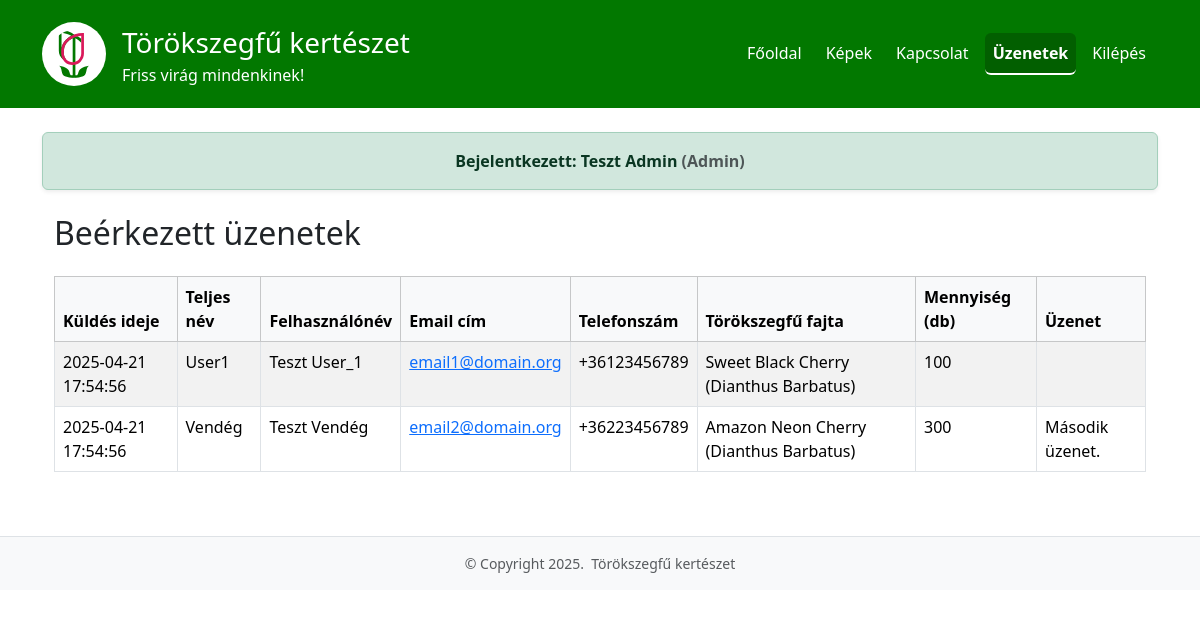
/uzenetek (signed in), run on the app's committed database.
### tables this page shows
CREATE TABLE `uzenetek` (
  `id` int(10) unsigned NOT NULL AUTO_INCREMENT,
  `felhasznalo` varchar(12),
  `nev` varchar(45) NOT NULL,
  `email` varchar(45) NOT NULL,
  `telefon` varchar(45) NOT NULL,
  `fajta` varchar(100) NOT NULL,
  `mennyiseg` int(10) unsigned NOT NULL,
  `uzenet` text,
  `kuldes_ideje` DATETIME NOT NULL DEFAULT CURRENT_TIMESTAMP,
  PRIMARY KEY (`id`)
);

### src/index.php (called while the page is built)
<?php
	include('./includes/config.inc.php');
	$oldal = $_SERVER['QUERY_STRING'];
	if ($oldal!="") {
		if (isset($APP_CONFIG['oldalak'][$oldal]) && file_exists("./templates/pages/{$APP_CONFIG['oldalak'][$oldal]['fajl']}.tpl.php")) {
			$keres = $APP_CONFIG['oldalak'][$oldal];
		}
		else {
			$keres = $APP_CONFIG['hiba_oldal'];
			header("HTTP/1.0 404 Not Found");
		}
	}
	else $keres = $APP_CONFIG['oldalak']['/'];
	include('./templates/index.tpl.php');
?>

### src/includes/config.inc.php (called while the page is built)
<?php
$dev_env = getenv('DEV_ENVIRONMENT') === 'true';
$APP_CONFIG = [
	'db' => $dev_env
		? [
			'dsn' => 'mysql:host=mariadb;dbname=lanti_adatb1;charset=utf8mb4',
			'user' => 'root',
			'pass' => 'secret'
		]
		: [
			'dsn' => 'mysql:host=localhost;dbname=lanti_adatb1;charset=utf8mb4',
			'user' => 'lanti_adatb1',
			'pass' => 'webprog1'
		],
	'sitename' => [
		'cim' => 'Törökszegfű kertészet',
		'motto' => 'Friss virág mindenkinek!'
	],
	'logo' => [
		'kepforras' => 'logo.svg',
		'kepalt' => 'Cégünk logója'
	],
	'oldalak' => [
		'/' => array('fajl' => 'fooldal', 'szoveg' => 'Főoldal', 'menun' => array(1,1)),
		'kepek' => array('fajl' => 'kepek', 'szoveg' => 'Képek', 'menun' => array(1,1)),
		'kapcsolat' => array('fajl' => 'kapcsolat', 'szoveg' => 'Kapcsolat', 'menun' => array(1,1)),
		'uzenetek' => array('fajl' => 'uzenetek', 'szoveg' => 'Üzenetek', 'menun' => array(0,1)),
		'belepes' => array('fajl' => 'belepes', 'szoveg' => 'Belépés', 'menun' => array(1,0)),
		'belep' => array('fajl' => 'belep', 'szoveg' => '', 'menun' => array(0,0)),
		'regisztral' => array('fajl' => 'regisztral', 'szoveg' => '', 'menun' => array(0,0)),
		'kilepes' => array('fajl' => 'kilepes', 'szoveg' => 'Kilépés', 'menun' => array(0,1))
	],
	'hiba_oldal' => array ('fajl' => '404', 'szoveg' => 'A keresett oldal nem található!')
];
?>

### src/templates/pages/uzenetek.tpl.php (the view)
<?php
if (isset($_SESSION['login']) && isset($_SESSION['role'])) {
    $uzenetek = [];
    try {
        $dbh = new PDO(
            $APP_CONFIG['db']['dsn'],
            $APP_CONFIG['db']['user'],
            $APP_CONFIG['db']['pass'],
            array(PDO::ATTR_ERRMODE => PDO::ERRMODE_EXCEPTION)
        );
        $dbh->query('SET NAMES utf8mb4 COLLATE utf8mb4_unicode_ci');
        if ($_SESSION['role'] === 'admin') {
            $sth = $dbh->query("SELECT * FROM uzenetek ORDER BY kuldes_ideje DESC");
        } else {
            $sth = $dbh->prepare("SELECT * FROM uzenetek WHERE felhasznalo = :felhasznalo ORDER BY kuldes_ideje DESC");
            $sth->execute([':felhasznalo' => $_SESSION['login']]);
        }
        while ($row = $sth->fetch(PDO::FETCH_ASSOC)) {
            $uzenetek[] = $row;
        }
    } catch (PDOException $e) {
        $uzenet = "Hiba: " . $e->getMessage();
    }
} else {
    header("Location: .");
}
?>
<div class="container">
	<div class="row">
		<?php if (isset($_SESSION['login'])): ?>
			<h2 class="mb-4">Beérkezett üzenetek</h2>
			<?php if (empty($uzenetek)): ?>
				<div class="alert alert-info">Még nem érkezett üzenet.</div>
			<?php else: ?>
				<div class="table-responsive">
					<table class="table table-striped table-bordered">
						<thead class="table-light">
							<tr>
								<th>Küldés ideje</th>
								<th>Teljes név</th>
								<th>Felhasználónév</th>
								<th>Email cím</th>
								<th>Telefonszám</th>
								<th>Törökszegfű fajta</th>
								<th>Mennyiség (db)</th>
								<th>Üzenet</th>
							</tr>
						</thead>
						<tbody>
							<?php foreach ($uzenetek as $uz): ?>
								<tr>
									<td><?= htmlspecialchars($uz['kuldes_ideje']) ?></td>
									<td><?= $uz['felhasznalo'] ?? 'Vendég' ?></td>
									<td><?= htmlspecialchars($uz['nev']) ?></td>
									<td><a href="mailto:<?= htmlspecialchars($uz['email']) ?>"><?= htmlspecialchars($uz['email']) ?></a></td>
									<td><?= htmlspecialchars($uz['telefon']) ?></td>
									<td><?= htmlspecialchars($uz['fajta']) ?></td>
									<td><?= htmlspecialchars($uz['mennyiseg']) ?></td>
									<td><?= nl2br(htmlspecialchars($uz['uzenet'])) ?></td>
								</tr>
							<?php endforeach; ?>
						</tbody>
					</table>
				</div>
			<?php endif; ?>
		<?php else: ?>
			<div class="alert alert-info text-center fw-bold shadow-sm">
				Az üzenetek olvasása csak bejelentkezett felhasználók számára elérhető.
			</div>
		<?php endif; ?>
	</div>
</div>

### src/templates/index.tpl.php (shortened to what this page needs)
<!DOCTYPE html>
<html lang="hu">
<head>
	<link href="https://cdn.jsdelivr.net/npm/bootstrap@5.3.5/dist/css/bootstrap.min.css" rel="stylesheet">
	<link rel="stylesheet" href="./assets/css/style.css" type="text/css">
</head>
<body>
	<header id="nav">
		<nav class="navbar navbar-expand-lg navbar-dark" style="background-color: #027800;">
			<div class="container py-2">
				<a class="navbar-brand d-flex align-items-center" href=".">
					<img src="./assets/img/<?= $APP_CONFIG['logo']['kepforras'] ?>" alt="<?= $APP_CONFIG['logo']['kepalt'] ?>" class="bg-white rounded-circle p-2 me-3" style="width: 64px; height: 64px;">
					<div class="d-flex flex-column">
						<span class="fs-3 m-0"><?= $APP_CONFIG['sitename']['cim'] ?></span>
						<?php if (isset($APP_CONFIG['sitename']['motto'])) { ?>
							<small class="fs-6"><?= $APP_CONFIG['sitename']['motto'] ?></small>
						<?php } ?>
					</div>
				</a>
				<div class="collapse navbar-collapse" id="navbarNav">
					<ul class="navbar-nav ms-auto">
						<?php foreach ($APP_CONFIG['oldalak'] as $url => $oldal) { ?>
							<?php if ((!isset($_SESSION['login']) && $oldal['menun'][0]) || (isset($_SESSION['login']) && $oldal['menun'][1])) { ?>
								<li class="nav-item">
									<a class="nav-link<?= ($oldal == $keres) ? ' active' : '' ?>"
									<?= ($oldal == $keres) ? 'aria-current="page"' : '' ?>
									href="<?= ($url == '/') ? '.' : $url ?>">
										<?= $oldal['szoveg'] ?>
									</a>
								</li>
							<?php } ?>
						<?php } ?>
					</ul>
				</div>
			</div>
		</nav>
	</header>
	<div id="wrapper">
		<div class="container mt-4">
			<?php if (isset($_SESSION['login'])) { ?>
				<div class="alert alert-success text-center fw-bold shadow-sm">
					Bejelentkezett: <?= $_SESSION['csn'] . " " . $_SESSION['un'] ?> <span class="text-muted">(<?= $_SESSION['login'] ?>)</span>
				</div>
			<?php } ?>
		</div>
		<div id="content" class="container my-4">
			<?php include("./templates/pages/{$keres['fajl']}.tpl.php"); ?>
		</div>
	</div>
	<footer class="bg-light text-center text-muted py-3 mt-5 border-top small">
		&copy; <?= 'Copyright '.date("Y").'.' ?>
		<?php if(isset($APP_CONFIG['sitename']['cim'])) { ?>
			&nbsp;<?= $APP_CONFIG['sitename']['cim']; ?>
		<?php } ?>
	</footer>
</body>
</html>

### src/assets/css/style.css (style rules this page uses)
:root { --body-font-size: 1rem; --body-font-weight: 400; --body-line-height: 1.5; --body-font-family: system-ui, -apple-system, "Segoe UI", Roboto, "Helvetica Neue", "Noto Sans", "Liberation Sans", Arial, sans-serif, "Apple Color Emoji", "Segoe UI Emoji", "Segoe UI Symbol", "Noto Color Emoji"; --chartjs-width: 80; }
*, *::before, *::after { box-sizing: border-box; }
@media (prefers-reduced-motion: no-preference) { :root { scroll-behavior: smooth; } }
body { margin: 0; font-family: var(--body-font-family); font-size: var(--body-font-size); font-weight: var(--body-font-weight); line-height: var(--body-line-height); }
.navbar-nav .nav-link { color: #fff !important; transition: background-color 0.3s ease, color 0.3s ease; border-radius: 0.375rem; padding: 0.5rem 1rem; margin: 0 0.25rem; }
.navbar-nav .nav-link.active, .navbar-nav .nav-link[aria-current="page"] { background-color: #025f00; color: #fff !important; }
.nav-link.active { font-weight: bold; border-bottom: 2px solid #ffffff; }
.alert { margin-top: 1rem; }

### data on the page
uzenetek: kuldes_ideje "2025-04-21 17:54:56", felhasznalo "User1", nev "Teszt User_1", email "email1@domain.org", telefon "+36123456789", fajta "Sweet Black Cherry (Dianthus Barbatus)", mennyiseg "100"
uzenetek: kuldes_ideje "2025-04-21 17:54:56", felhasznalo "Vendég", nev "Teszt Vendég", email "email2@domain.org", telefon "+36223456789", fajta "Amazon Neon Cherry (Dianthus Barbatus)", mennyiseg "300", uzenet "Második üzenet."

### other printed values
$APP_CONFIG['sitename']['cim'] "Törökszegfű kertészet"
$APP_CONFIG['sitename']['motto'] "Friss virág mindenkinek!"
$oldal['szoveg'] "Főoldal"
$oldal['szoveg'] "Képek"
$oldal['szoveg'] "Kapcsolat"
$oldal['szoveg'] "Üzenetek"
$oldal['szoveg'] "Kilépés"
$_SESSION['csn'] "Teszt"
$_SESSION['un'] "Admin"
$_SESSION['login'] "Admin"
